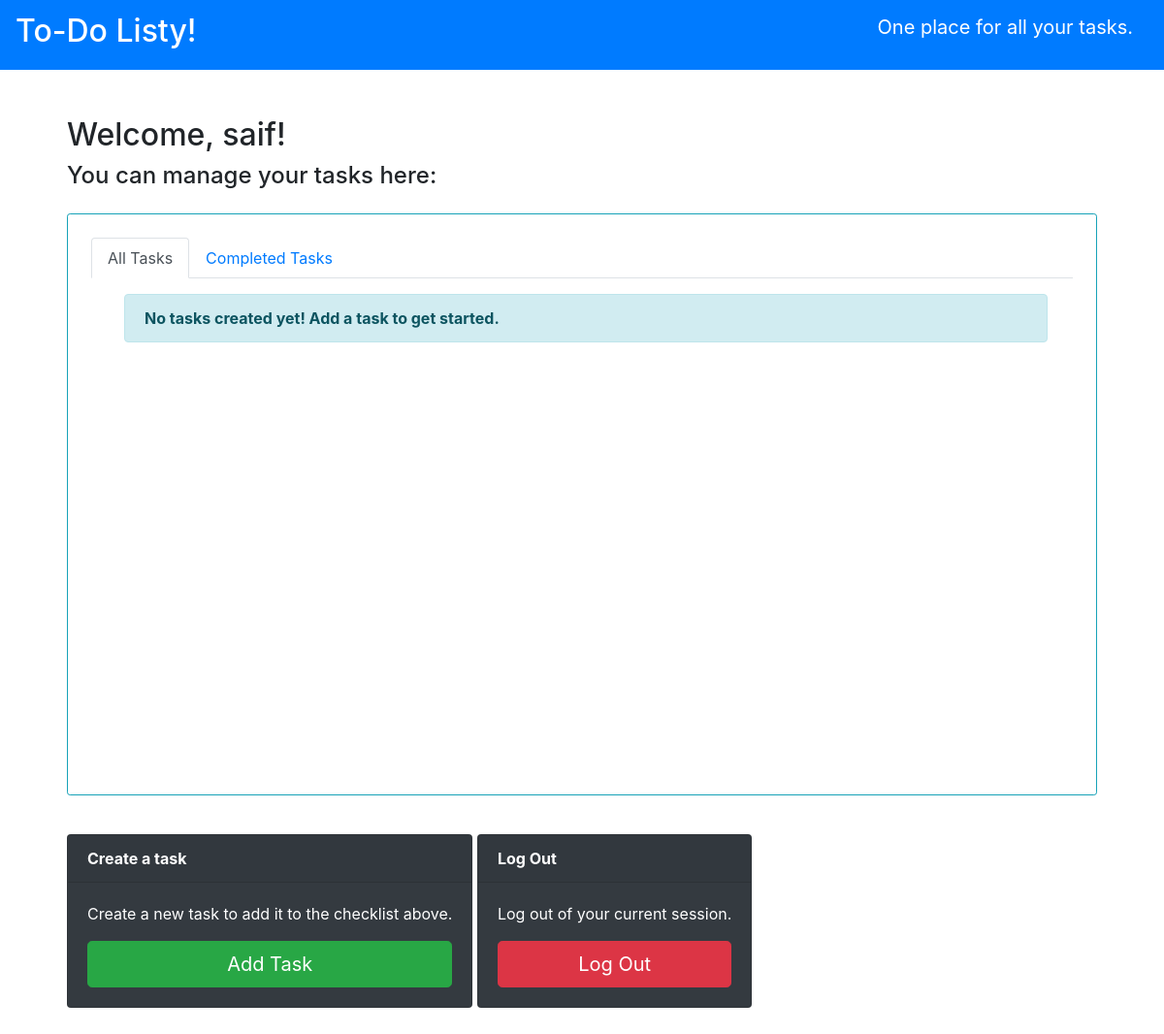
Page / (signed in) on the earlier database version.
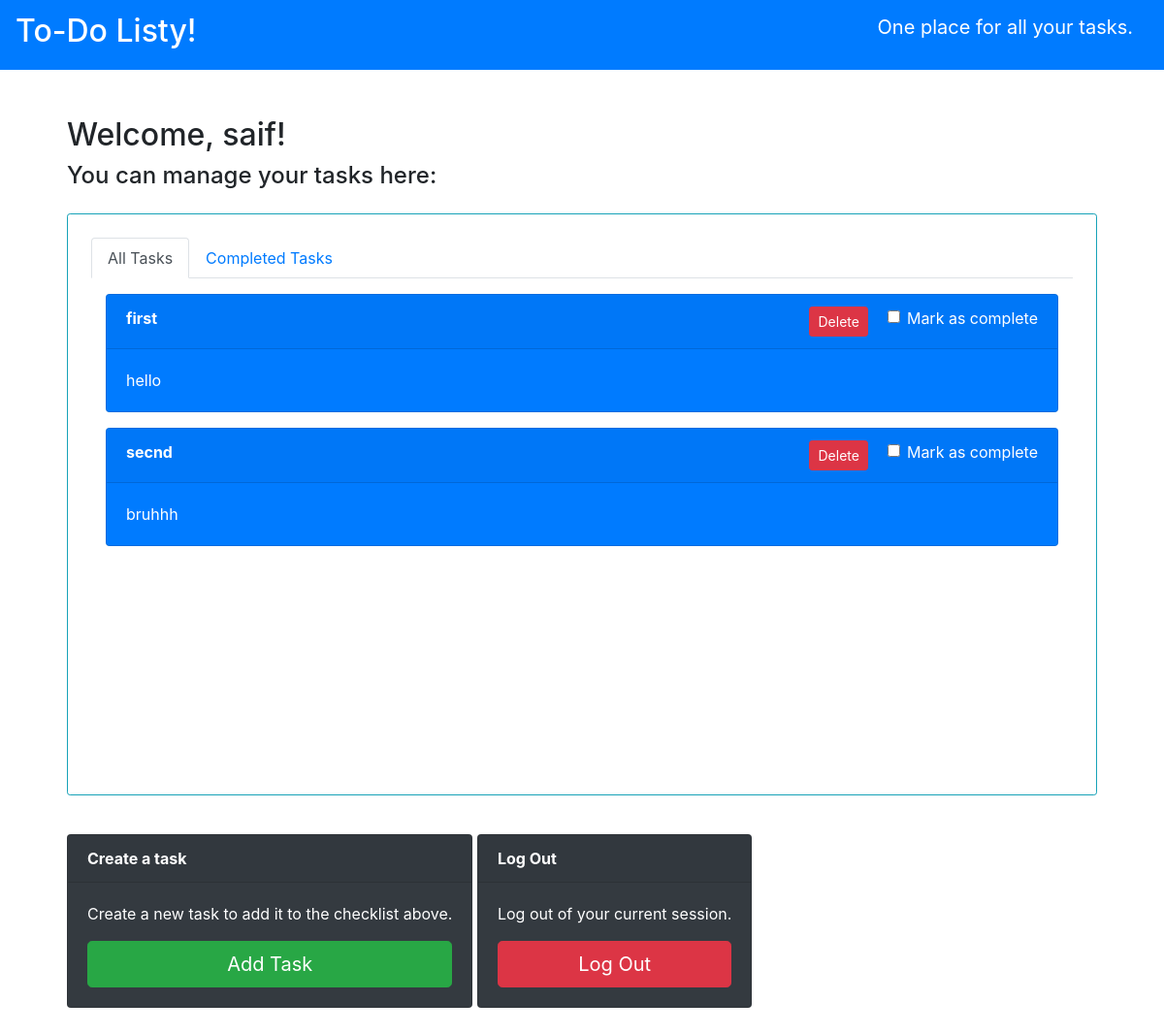
Same page on the later database version.
### todolist/models.py (models this page shows, shortened)
class Tasks(models.Model):
    title = models.CharField(max_length = 100)
    body = models.TextField()
    date_created = models.DateTimeField(default=timezone.now)
    completed = models.BooleanField(default= False)
    creator = models.ForeignKey(User, on_delete=models.CASCADE)

### todolist/views.py (the view)
# urls.py: 2. Add a URL to urlpatterns:  path('', views.home, name='home')
@login_required
def home(req):
    user = req.user
    view_ct = req.GET.get('view', None)
    tasks = getTaskSet(user, view_ct)
    ctx = {
            'title':'To-Do Listy-Home',
            'tasks':tasks,
            'view':view_ct
        }
    return render(req, 'todolist/home.html', context = ctx)

### todolist/views.py (called while the page is built)
def getTaskSet(user, view_ct):
    tasks = user.tasks_set.all()
    if view_ct:
        tasks = tasks.filter(completed=True)
    else:
        tasks = tasks.filter(completed=False)
    return tasks

### todolist/templates/todolist/home.html (shortened to what this page needs)
{% extends "todolist/base.html" %}
{% block content %}
{% load static %}
<div class="p-4 my-4 text-black">
  <h2>Welcome, {{user.username}}!</h2>
  <h4>You can manage your tasks here:</h4>
  <div class="p-4 my-4 mx-auto w-70 border border-info rounded-sm" style="height:600px">
    <ul class="nav nav-tabs">
      <li class="nav-item">
        <a class="nav-link {%if not view%}active{%endif%}" href="/">All Tasks</a>
      </li>
      <li class="nav-item">
        <a class="nav-link {%if view%}active{%endif%}" href="/?view=completed_tasks">Completed Tasks</a>
      </li>
    </ul>
    {%if not view%}
      <div class="container overflow-auto" style="max-height: 500px;">
        {% if not tasks %}
        <div class="container my-3 mx-1">
          <div class="alert alert-info" role="alert">
              <strong>No tasks created yet! Add a task to get started.</strong>
          </div>
        </div>
        {% endif %}
        {% for i in tasks %}
        <div class="card my-3 text-white bg-primary mb-3 ">
          <div class="card-header d-inline-block" id="{{i.id}}"><strong>{{i.title}}</strong>
            <div class="form-check d-inline-block float-right ml-2">
              <input type="checkbox" class="form-check-input cb completed">
              <label class="form-check-label cb-label" for="completed">Mark as complete</label>
            </div>
            <div class="d-inline-block float-right mr-1">
              <button type="button" class="btn btn-danger btn-sm mx-2" id="delete">Delete</button>
            </div>
          </div>
          <div class="card-body">
            <p class="card-text">{{i.body}}</p>
          </div>
        </div>
        {% endfor %}
      </div>
    {%endif%}
  </div>
  <div class="card text-white bg-dark mx-auto my-3 d-inline-block">
    <strong><div class="card-header">Create a task</div></strong>
    <div class="card-body">
      <p class="card-text">Create a new task to add it to the checklist above.</p>
      <a href="/add{%if view%}?view=completed_tasks{%endif%}"><button type="button" class="btn btn-success btn-lg btn-block">Add Task</button></a>
    </div>
  </div>
  <div class="card text-white bg-dark mx-auto my-3 d-inline-block" >
    <strong><div class="card-header">Log Out</div></strong>
    <div class="card-body">
      <p class="card-text">Log out of your current session.</p>
      <a href="/logout"><button type="button" class="btn btn-danger btn-lg btn-block">Log Out</button></a>
    </div>
  </div>
{% endblock content%}

Differences in the rows shown:
added Tasks: title "first", body "hello"
added Tasks: title "secnd", body "bruhhh"
Other differences:
text no longer shown: "No tasks created yet! Add a task to get started."
